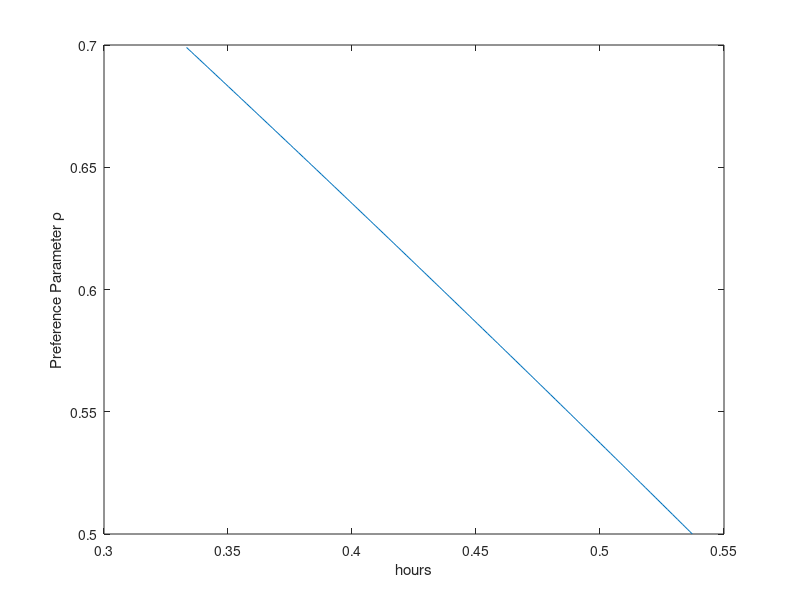

MATLAB code to generate this figure:
%
% Comparative statics program
%
%compute the steady state of RBC Model 
%function[ys,check]=RBC_Course_steadystate(ys,exe)
%
% global statement needed if fun and fsolve used; repeat statement in fun
%
global gy alp zzeta c betta delta sigma_c varrho Ass
 
%% DO NOT CHANGE THIS PART.
%%
%% Here we load the values of the deep parameters in a loop.
%%
%NumberOfParameters = M_.param_nbr;                            % Number of deep parameters.
%for i = 1:NumberOfParameters                                  % Loop...
%  paramname = deblank(M_.param_names(i,:));                   %    Get the name of parameter i. 
%  eval([ paramname ' = M_.params(' int2str(i) ');']);         %    Get the value of parameter i.
%end                                                           % End of the loop.  
%check = 0;
%%


%% THIS BLOCK IS MODEL SPECIFIC.
%%
%% Here the user has to define the steady state.
%%
%
%For use of steady state program as a stand-alone replace all above with:

%%%%%%%%%%%%%%%%%%%%%%%%%%%%%
%%PARAMETER SETTINGS
%%%%%%%%%%%%%%%%%%%%%%%%%%%%%
gy=0.2;
alp=0.70;
zzeta=7.0;
%zzeta=1000000000;
c=1/zzeta;
betta=0.9871;
delta=0.0250;
sigma_c=2.0;
varrho=0.6073;

%
%
%Choice of Units
%
Ass=1;
%
%shock persistence
%
rhoA=0.7;
rhoG=0.7;

%
%loop for comparative stattics
%
N=200;
for i=1:N
    varrho=0.5+(i-1)*0.001;
    varrhovec(i)=varrho;
 %   
 %Uses Analytical Solution without calling fun_RBC.m
 %
 
A=Ass;
R=1.0/betta-1;
PWP=1-1/zzeta;
KYW=PWP*(1-alp)/(R+delta);
IYW=delta*KYW;
IY=IYW/(1-c);
CY=1-IY-gy;
X=(1-varrho)*alp/(varrho*CY);
h=X/(1+X);
%
hvec(i)=h;
% 
YW=A*h*KYW^((1-alp)/alp);
WP=alp*PWP*YW/h;
K=KYW*YW;
I=(delta)*K;
Y=(1-c)*YW;
G=gy*Y;
C=Y-I-G;
tax=G/(WP*h);
%Post recursive Steady state relationship
LAMBDA=1/(1-sigma_c)*(C^((1-varrho)*(1-sigma_c))*(1-h)^(varrho*(1-sigma_c))-1);
LAMBDAC=(1-varrho)*C^((1-varrho)*(1-sigma_c)-1)*(1-h)^(varrho*(1-sigma_c));

YY=1;
CC=1;
hh=1;
WPWP=1; 
II=1; 
KK=1;
RR=1;

end
figure
plot(hvec, varrhovec);
xlabel('hours');
ylabel('Preference Parameter \rho');
%% END OF THE MODEL SPECIFIC BLOCK.
%
%rest not needed for comparative ststics
%
%
%% DO NOT CHANGE THIS PART.
%%
%% Here we define the steady state vZNues of the endogenous variables of
%% the model.
%%
%NumberOfEndogenousVariables = M_.endo_nbr;                    % Number of endogenous variables.
%ys = zeros(NumberOfEndogenousVariables,1);                    % Initialization of ys (steady state).
%for i = 1:NumberOfEndogenousVariables                         % Loop...
%  varname = deblank(M_.endo_names(i,:));                      %    Get the name of endogenous variable i.                     
%  eval(['ys(' int2str(i) ') = ' varname ';']);                %    Get the steady state vZNue of this variable.

%end                                                           % End of the loop.
%%